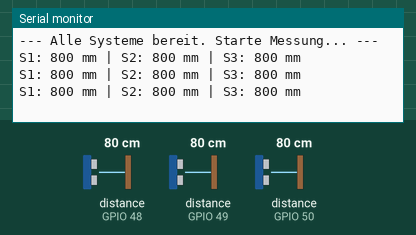
Bench run of a program on a simulated ESP32. On the bench: the last lines printed to the serial monitor. Inputs (shaded band) come from the test bench; at power-on: distance to the obstacle (sensors on GPIO 48, GPIO 49, GPIO 50) 80 cm.

Above: at 1.4 s.
1.5 s: distance to the obstacle (sensor on GPIO 48) set to 250 cm
At 2.0 s:
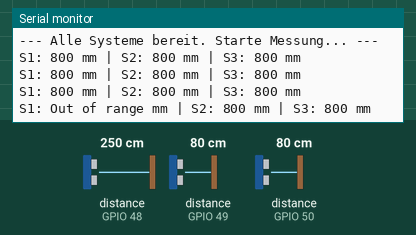
3.6 s: distance to the obstacle (sensor on GPIO 49) set to 250 cm
At 4.19 s:
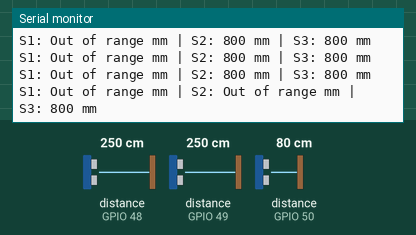
5.8 s: distance to the obstacle (sensor on GPIO 50) set to 250 cm
At 6.39 s:
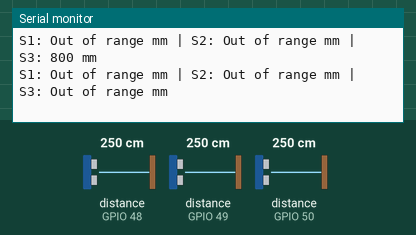
8.0 s: distance to the obstacle (sensor on GPIO 48) set to 2 cm
At 8.59 s:
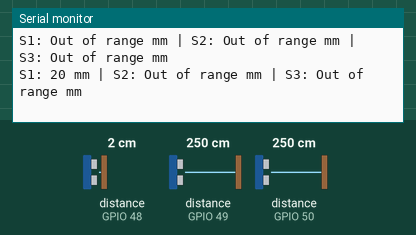
10.2 s: distance to the obstacle (sensor on GPIO 49) set to 2 cm
At 10.79 s:
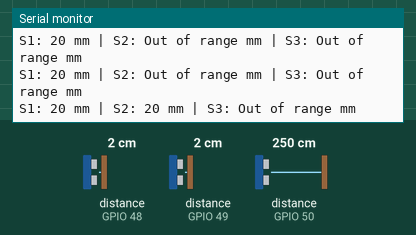
12.4 s: distance to the obstacle (sensor on GPIO 48) set to 299 cm
At 12.99 s:
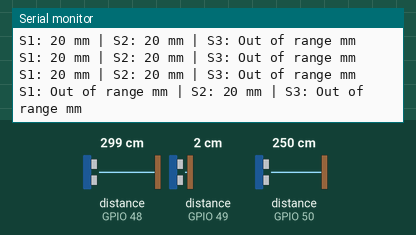

The program:

main.cpp
```cpp
#include <Arduino.h>
#include "Adafruit_VL53L0X.h"

// XSHUT Pins
#define SENSOR1_XSHUT 25
#define SENSOR2_XSHUT 26
#define SENSOR3_XSHUT 27

// Eindeutige I2C-Adressen (Standard ist 0x29, wir verschieben sie)
#define ADDR_SENSOR1 0x30
#define ADDR_SENSOR2 0x31
#define ADDR_SENSOR3 0x32

// Drei eigenständige Sensor-Objekte im Speicher halten
Adafruit_VL53L0X lox1 = Adafruit_VL53L0X();
Adafruit_VL53L0X lox2 = Adafruit_VL53L0X();
Adafruit_VL53L0X lox3 = Adafruit_VL53L0X();

void setup() {
  Serial.begin(115200);
  Wire.setClock(100000);
  while (!Serial) { delay(1); }
  delay(100);

  Serial.println("Starte saubere Adress-Zuweisung...");

  // Alle Steuer-Pins vorbereiten
  pinMode(SENSOR1_XSHUT, OUTPUT);
  pinMode(SENSOR2_XSHUT, OUTPUT);
  pinMode(SENSOR3_XSHUT, OUTPUT);

  // SCHRITT 1: Alle Sensoren komplett abschalten (Reset)
  digitalWrite(SENSOR1_XSHUT, LOW);
  digitalWrite(SENSOR2_XSHUT, LOW);
  digitalWrite(SENSOR3_XSHUT, LOW);
  delay(50); // Genug Zeit geben, damit Restspannungen abgebaut werden

  // SCHRITT 2: Sensor 1 aktivieren & Adresse zuweisen
  digitalWrite(SENSOR1_XSHUT, HIGH);
  delay(20); // Aufwachphase abwarten
  if (!lox1.begin(ADDR_SENSOR1)) {
    Serial.println("Kritischer Fehler: Sensor 1 reagiert nicht!");
    while (1);
  }
  Serial.println("Sensor 1 erfolgreich auf Adresse 0x30 registriert.");

  // SCHRITT 3: Sensor 2 aktivieren & Adresse zuweisen
  digitalWrite(SENSOR2_XSHUT, HIGH);
  delay(20);
  if (!lox2.begin(ADDR_SENSOR2)) {
    Serial.println("Kritischer Fehler: Sensor 2 reagiert nicht!");
    while (1);
  }
  Serial.println("Sensor 2 erfolgreich auf Adresse 0x31 registriert.");

  // SCHRITT 4: Sensor 3 aktivieren & Adresse zuweisen
  digitalWrite(SENSOR3_XSHUT, HIGH);
  delay(20);
  if (!lox3.begin(ADDR_SENSOR3)) {
    Serial.println("Kritischer Fehler: Sensor 3 reagiert nicht!");
    while (1);
  }
  Serial.println("Sensor 3 erfolgreich auf Adresse 0x32 registriert.");

  Serial.println("--- Alle Systeme bereit. Starte Messung... ---");
}

void loop() {
  VL53L0X_RangingMeasurementData_t m1, m2, m3;

  // Parallele Abfrage über die eindeutigen Adressen
  lox1.rangingTest(&m1, false);
  delay(30);
  lox2.rangingTest(&m2, false);
  delay(30);
  lox3.rangingTest(&m3, false);
  delay(30);

  // Sensor 1 ausgeben
  Serial.print("S1: ");
  if (m1.RangeStatus != 4 && m1.RangeMilliMeter < 8000) Serial.print(m1.RangeMilliMeter);
  else Serial.print("Out of range");

  // Sensor 2 ausgeben
  Serial.print(" mm | S2: ");
  if (m2.RangeStatus != 4 && m2.RangeMilliMeter < 8000) Serial.print(m2.RangeMilliMeter);
  else Serial.print("Out of range");

  // Sensor 3 ausgeben
  Serial.print(" mm | S3: ");
  if (m3.RangeStatus != 4 && m3.RangeMilliMeter < 8000) Serial.print(m3.RangeMilliMeter);
  else Serial.print("Out of range");

  Serial.println(" mm");

  delay(250); // Kurze Pause für bessere Lesbarkeit im Monitor
}
```

Measured:
- after the input at 1.5 s, the serial monitor: prints a new line after 0.22 s (image 1)
- after the input at 3.6 s, the serial monitor: prints a new line after 0.32 s (image 2)
- after the input at 5.8 s, the serial monitor: prints a new line after 0.32 s (image 3)
- after the input at 8.0 s, the serial monitor: prints a new line after 0.32 s (image 4)
- after the input at 10.2 s, the serial monitor: prints a new line after 0.32 s (image 5)
- after the input at 12.4 s, the serial monitor: prints a new line after 0.31 s (image 6)
